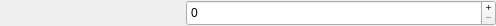
<?xml version="1.0" encoding="UTF-8"?>
<ui version="4.0">
 <class>ItemWidgetItemClass</class>
 <widget class="QWidget" name="ItemWidgetItemClass">
  <property name="geometry">
   <rect>
    <x>0</x>
    <y>0</y>
    <width>496</width>
    <height>26</height>
   </rect>
  </property>
  <property name="windowTitle">
   <string>ItemWidgetItem</string>
  </property>
  <layout class="QHBoxLayout" name="horizontalLayout">
   <property name="leftMargin">
    <number>0</number>
   </property>
   <property name="topMargin">
    <number>0</number>
   </property>
   <property name="rightMargin">
    <number>0</number>
   </property>
   <property name="bottomMargin">
    <number>0</number>
   </property>
   <item>
    <widget class="QLabel" name="itemNameLabel">
     <property name="minimumSize">
      <size>
       <width>180</width>
       <height>26</height>
      </size>
     </property>
    </widget>
   </item>
   <item>
    <widget class="NoWheelSpinBox" name="valueSpinBox">
     <property name="sizePolicy">
      <sizepolicy hsizetype="Expanding" vsizetype="Fixed">
       <horstretch>0</horstretch>
       <verstretch>0</verstretch>
      </sizepolicy>
     </property>
     <property name="minimumSize">
      <size>
       <width>120</width>
       <height>26</height>
      </size>
     </property>
     <property name="buttonSymbols">
      <enum>QAbstractSpinBox::ButtonSymbols::PlusMinus</enum>
     </property>
    </widget>
   </item>
  </layout>
 </widget>
 <layoutdefault spacing="6" margin="11"/>
 <customwidgets>
  <customwidget>
   <class>NoWheelSpinBox</class>
   <extends>QSpinBox</extends>
   <header>nowheeledit.h</header>
  </customwidget>
 </customwidgets>
 <resources/>
 <connections/>
</ui>
